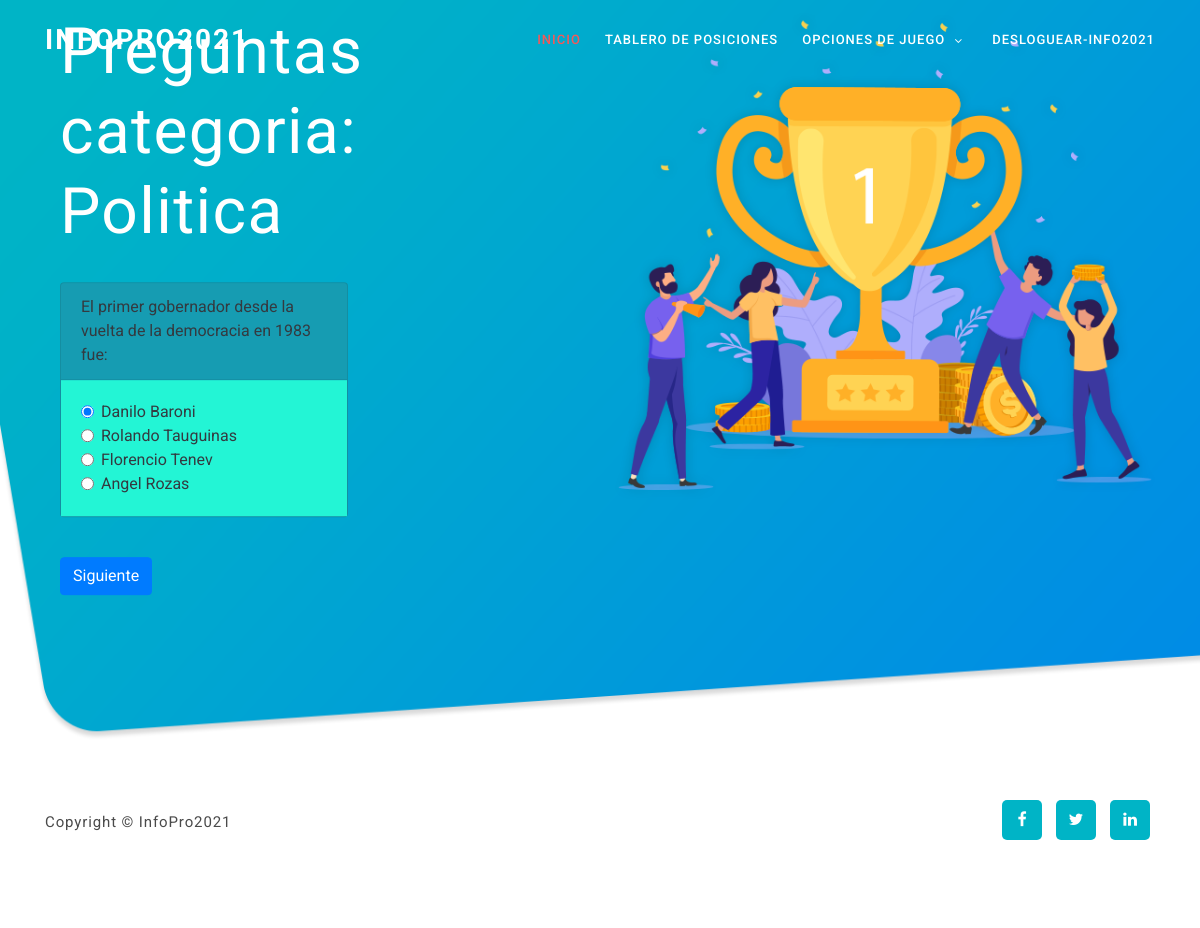
The page /jugar_categoria/Politica/1/ (signed in) on the database its author committed.
### preguntas/models.py (models this page shows, shortened)
class PreguntaCategoria(models.Model):
    pregunta=models.CharField(max_length=100)
    respuesta1=models.CharField(max_length=100)
    respuesta2=models.CharField(max_length=100)
    respuesta3=models.CharField(max_length=100)
    respuesta4=models.CharField(max_length=100)
    correcta=models.CharField(max_length=100)
    categoria=models.CharField(max_length=64,choices=opciones,default="Politica")
    dificultad=models.IntegerField(default=1)
    orden=models.IntegerField(default=1)

### preguntas/views.py (the view)
# urls.py: path('jugar_categoria/<str:categoria>/<int:orden>/',views.jugarCategoria,name="jugar_categoria"),
def jugarCategoria(request,categoria,orden):
    if not request.user.is_authenticated: #controla que este logueado el usuario, sino lo manda al login
        return redirect('login')
    else:
        jugador,created=Jugador.objects.get_or_create(nombre=request.user)
        if request.method=='POST':
            preguntas=PreguntaCategoria.objects.filter(categoria=categoria,orden=orden)
            contador=orden+1
            puntaje=0
            respuesta=None
            correcta=None
            for p in preguntas:
                if p.correcta==request.POST.get(p.pregunta):
                    respuesta=request.POST.get(p.pregunta)
                    puntaje=puntaje+p.dificultad
                else:
                    correcta=p.correcta
            jugador.acumularPuntaje(puntaje)
            puntaje_juego=jugador.puntaje
            jugador.calcularPuntaje(jugador.puntaje)
            puntaje_total=jugador.puntaje_maximo
            contexto={
                'puntaje':puntaje,
                'correcta':correcta,
                'respuesta':respuesta,
                'contador':contador,
                'categoria':categoria,
                'puntaje_juego':puntaje_juego,
                'puntaje_total':puntaje_total
            }
            return render(request,'preguntas/resultados_categoria.html',contexto)
        else:
            preguntas=PreguntaCategoria.objects.all()
            return render(request,'preguntas/jugar_categoria.html',{
                'preguntas':preguntas,
                'categoria':categoria.title(),
                'orden':orden,
            })

### preguntas/templates/preguntas/jugar_categoria.html (shortened to what this page needs)
{% extends "preguntas/layout.html" %}
{% block body %}
<div class="container" >
    <h1 >Preguntas categoria: {{categoria}}</h1>
   <form method="POST" action="" >
    {% for p in preguntas %}
    {% if p.categoria == categoria %}
    {% if p.orden == orden %}
    <div class="card text-dark bg-info mb-3" style="max-width: 18rem; ">
        <div class="card-header" >{{p.pregunta}}</div>
        <div class="card-body" style="background-color:#23F5D5;">
            <div class="form-check">
                <input class="form-check-input" type="radio" name="{{p.pregunta}}" id="radio1" value="{{p.respuesta1}}" checked>
                <label class="form-check-label" for="radio1">
                    {{p.respuesta1}}
                </label>
            </div>
            <div class="form-check">
                <input class="form-check-input" type="radio" name="{{p.pregunta}}" id="radio2" value="{{p.respuesta2}}">
                <label class="form-check-label" for="radio2">
                    {{p.respuesta2}}
                </label>
            </div>
            <div class="form-check">
                <input class="form-check-input" type="radio" name="{{p.pregunta}}" id="radio3" value="{{p.respuesta3}}">
                <label class="form-check-label" for="radio3">
                    {{p.respuesta3}}
                </label>
            </div>
            <div class="form-check">
                <input class="form-check-input" type="radio" name="{{p.pregunta}}" id="radio4" value="{{p.respuesta4}}">
                <label class="form-check-label" for="radio4">
                    {{p.respuesta4}}
                </label>
            </div>
        </div>
      </div>
      {% endif %}
    {% endif %}
    {% endfor %}
    <br>
    <button type="submit" class="btn btn-primary">Siguiente</button>
   </form>
</div>
{% endblock %}

### preguntas/templates/preguntas/layout.html (shortened to what this page needs)
{% load static %}
<!DOCTYPE html>
<html lang="en">
  <head>
    <link rel="stylesheet" type="text/css" href="{% static 'css/bootstrap.min.css' %}">
    <link rel="stylesheet" href="https://cdnjs.cloudflare.com/ajax/libs/font-awesome/4.7.0/css/font-awesome.min.css">
    <link rel="stylesheet" type="text/css" href="{% static 'css/templatemo-art-factory.css' %}">
    <link rel="stylesheet" type="text/css" href="{% static 'css/owl-carousel.css' %}">
    </head>
    <body>
    <header class="header-area header-sticky">
        <div class="container">
            <div class="row">
                <div class="col-12">
                    <nav class="main-nav">
                        <a href="{% url 'index' %}" class="logo">InfoPro2021</a>
                        <ul class="nav">
                            <li class="scroll-to-section"><a href="{% url 'index' %}" class="active">Inicio</a></li>
                            {% if user.is_authenticated %}
                            <li class="scroll-to-section"><a href="{% url 'tablero' %}">Tablero de posiciones</a></li>
                            <li class="submenu">
                              <a href="javascript:;">Opciones de juego</a>
                          </li>
                            <li class="scroll-to-section"><a href="{% url 'logout_user' %}">Desloguear-{{request.user}}</a></li>
                            {% endif %}
                        </ul>
                    </nav>
                </div>
            </div>
        </div>
    </header>
    <div class="welcome-area" id="welcome">
        <div class="header-text">
            <div class="container">
                <div class="row">
                    <div class="left-text col-lg-6 col-md-6 col-sm-12 col-xs-12" data-scroll-reveal="enter left move 30px over 0.6s after 0.4s">
                        {% block body %}
                        {% endblock %}
                    </div>
                    <div class="col-lg-6 col-md-6 col-sm-12 col-xs-12" data-scroll-reveal="enter right move 30px over 0.6s after 0.4s">
                        <img src="{% static 'images/slider-icon.png' %}" class="rounded img-fluid d-block mx-auto" alt="First Vector Graphic">
                    </div>
                </div>
            </div>
        </div>
    </div>
    <footer>
        <div class="container">
            <div class="row">
                <div class="col-lg-7 col-md-12 col-sm-12">
                    <p class="copyright">Copyright &copy; InfoPro2021
                </p>
                </div>
                <div class="col-lg-5 col-md-12 col-sm-12">
                    <ul class="social">
                        <li><a href="#"><i class="fa fa-facebook"></i></a></li>
                        <li><a href="#"><i class="fa fa-twitter"></i></a></li>
                        <li><a href="#"><i class="fa fa-linkedin"></i></a></li>
                    </ul>
                </div>
            </div>
        </div>
    </footer>
  </body>
</html>

### preguntas/static/css/templatemo-art-factory.css (style rules this page uses)
html, body, div, span, applet, object, iframe, h1, h2, h3, h4, h5, h6, p, blockquote, div pre, a, abbr, acronym, address, big, cite, code, del, dfn, em, font, img, ins, kbd, q, s, samp, small, strike, strong, sub, sup, tt, var, b, u, i, center, dl, dt, dd, ol, ul, li, figure, header, nav, section, article, aside, footer, figcaption { margin: 0; padding: 0; border: 0; outline: 0; }
ul, li { padding: 0; margin: 0; list-style: none; }
header, nav, section, article, aside, footer, hgroup { display: block; }
* { box-sizing: border-box; }
html, body { font-family: "Roboto", sans-serif; font-weight: 400; background-color: #fff; font-size: 16px; -ms-text-size-adjust: 100%; -webkit-font-smoothing: antialiased; -moz-osx-font-smoothing: grayscale; }
a { text-decoration: none !important; }
h1, h2, h3, h4, h5, h6 { margin-top: 0px; margin-bottom: 0px; }
ul { margin-bottom: 0px; }
p { font-size: 15px; line-height: 25px; color: #4a4a4a; }
html, body { background: #fff; font-family: "Roboto", sans-serif; }
.header-area { position: absolute; top: 0px; left: 0px; right: 0px; z-index: 100; height: 100px; -webkit-transition: all 0.5s ease 0s; -moz-transition: all 0.5s ease 0s; -o-transition: all 0.5s ease 0s; transition: all 0.5s ease 0s; }
.header-area .main-nav { min-height: 80px; background: transparent; }
.header-area .main-nav .logo { line-height: 80px; color: #fff; font-size: 28px; font-weight: 700; text-transform: uppercase; letter-spacing: 2px; float: left; -webkit-transition: all 0.3s ease 0s; -moz-transition: all 0.3s ease 0s; -o-transition: all 0.3s ease 0s; transition: all 0.3s ease 0s; }
.header-area .main-nav .nav { float: right; margin-top: 27px; margin-left: 20px; margin-right: 0px; -webkit-transition: all 0.3s ease 0s; -moz-transition: all 0.3s ease 0s; -o-transition: all 0.3s ease 0s; transition: all 0.3s ease 0s; position: relative; z-index: 999; }
.header-area .main-nav .nav li { padding-left: 20px; padding-right: 20px; }
.header-area .main-nav .nav li:last-child { padding-right: 0px; }
.header-area .main-nav .nav li a { display: block; font-weight: 500; font-size: 13px; color: #fff; text-transform: uppercase; -webkit-transition: all 0.3s ease 0s; -moz-transition: all 0.3s ease 0s; -o-transition: all 0.3s ease 0s; transition: all 0.3s ease 0s; height: 40px; line-height: 40px; border: transparent; letter-spacing: 1px; }
.header-area .main-nav .nav li.submenu { position: relative; padding-right: 35px; }
.header-area .main-nav .nav li.submenu:after { font-family: FontAwesome; content: "\f107"; font-size: 12px; color: #fff; position: absolute; right: 18px; top: 12px; }
.header-area.header-sticky { min-height: 80px; }
.header-area.header-sticky .nav { margin-top: 20px !important; }
.header-area.header-sticky .nav li a.active { color: #f55858; }
@media (max-width: 1200px) { .header-area .main-nav .nav li { padding-left: 12px; padding-right: 12px; } }
@media (max-width: 1200px) { .header-area .main-nav:before { display: none; } }
@media (min-width: 992px) { .header-area .main-nav .nav { display: flex !important; } }
#welcome { overflow: hidden; position: relative; display: flex; align-items: center; justify-content: center; background-image: url(../images/banner-bg.png); background-repeat: no-repeat; background-size: cover; width: 100%; height: 105vh; margin-top: -10vh; }
.welcome-area .header-text { position: absolute; top: 55%; transform: translateY(-60%); text-align: left; width: 100%; }
.welcome-area .header-text .left-text { align-self: center; }
.welcome-area .header-text h1 { font-weight: 400; font-size: 64px; line-height: 80px; letter-spacing: 1.4px; margin-bottom: 30px; color: #fff; }
footer { background-color: #fff; padding: 60px 0px; }
footer .social { overflow: hidden; text-align: right; }
footer .social li { margin: 0px 5px; display: inline-block; }
footer .social li a { color: #fff; text-align: center; background-color: #00b4c6; width: 40px; height: 40px; line-height: 40px; border-radius: 5px; display: inline-block; font-size: 16px; -webkit-transition: all 0.3s ease 0s; -moz-transition: all 0.3s ease 0s; -o-transition: all 0.3s ease 0s; transition: all 0.3s ease 0s; }
footer .copyright { margin-top: 10px; font-weight: 400; font-size: 15px; color: #4a4a4a; letter-spacing: 0.88px; text-transform: capitalize; }

### rows shown on the page
PreguntaCategoria: pregunta "El primer gobernador desde la vuelta de la democracia en 1983 fue:", respuesta1 "Danilo Baroni", respuesta2 "Rolando Tauguinas", respuesta3 "Florencio Tenev", respuesta4 "Angel Rozas"

### other values the page prints
{{ request.user }} "INFO2021"
{{ categoria }} "Politica"
